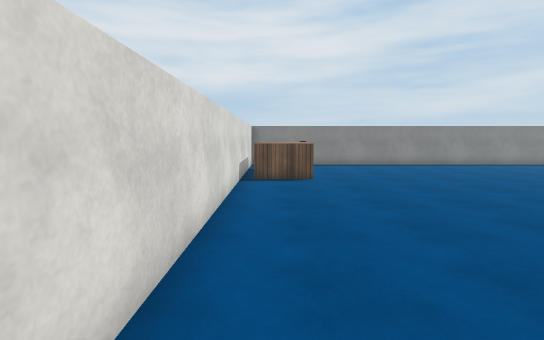
[1] (above)

21 first-person views from a walk through a scene from a Unity 3-D project. The camera is 1.5 m above the floor, tilts 6° down and sees 85° across. The floor is counted in squares, 1 m on a side. Each view is taken from the middle of a square. On the plan, view 1 faces up. The plan holds only what a view shows up to about 15 squares ahead; the rest is blank. The place goes on beyond the plan. Some animated figures are not drawn. Door leaves are left out, so doorways stand open. Some surface patterns are stand-ins.

[2]
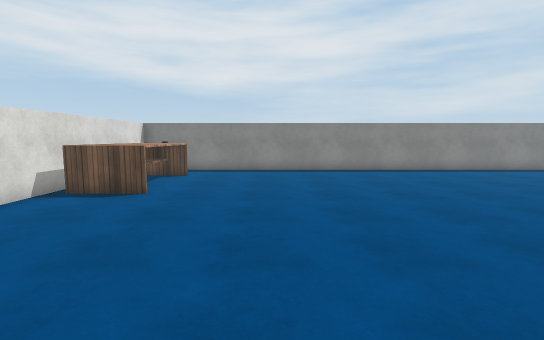

[3]
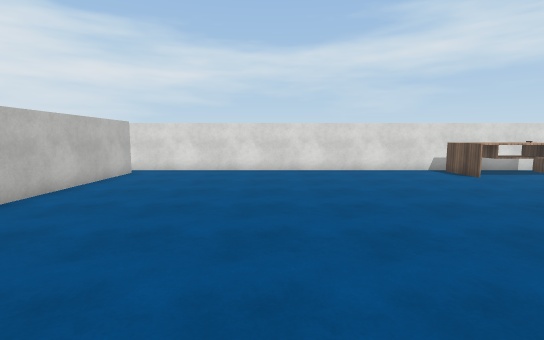

[4]
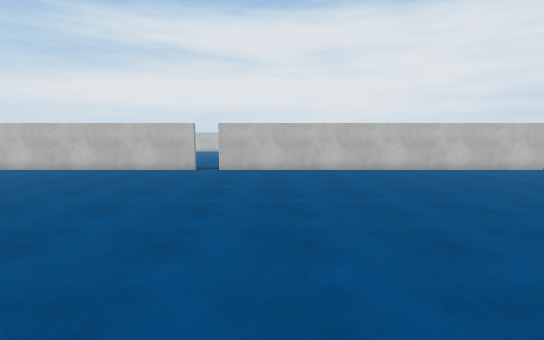

[5]
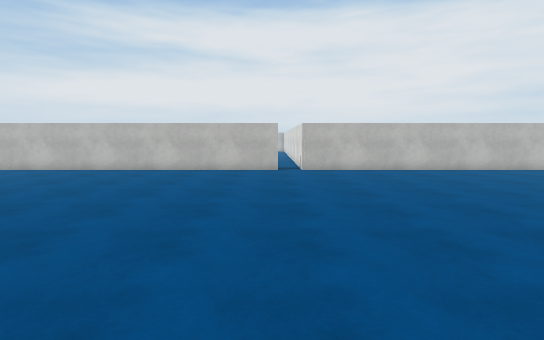

[6]
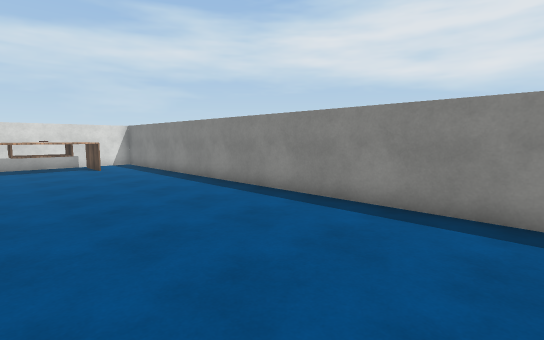

[7]
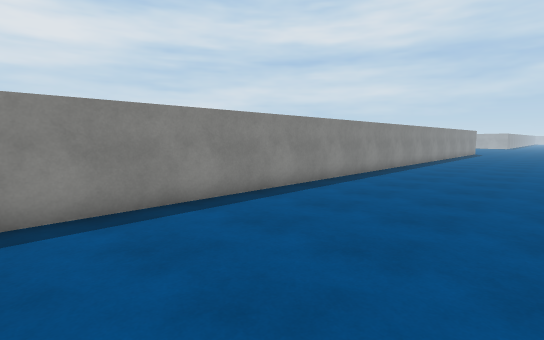

[8]
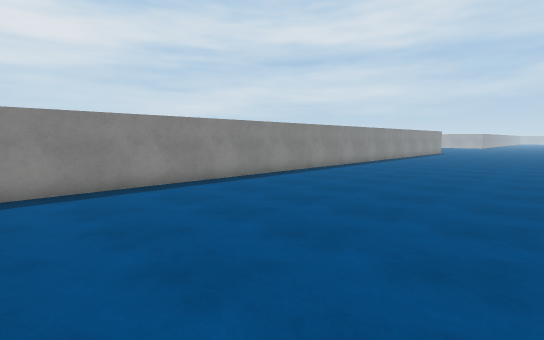

[9]
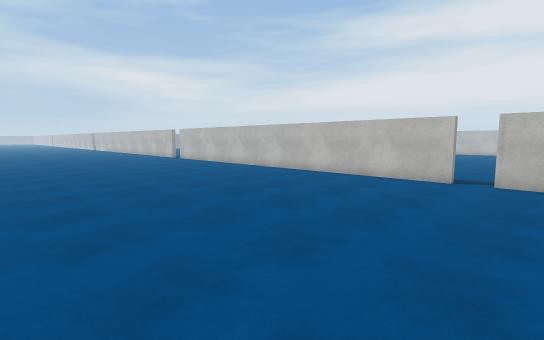

[10]
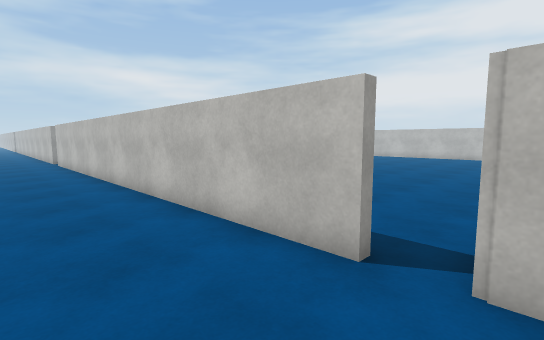

[11]
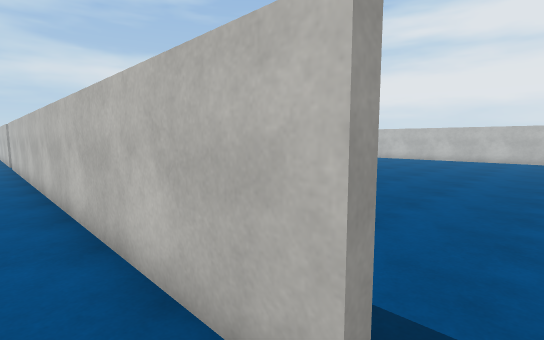

[12]
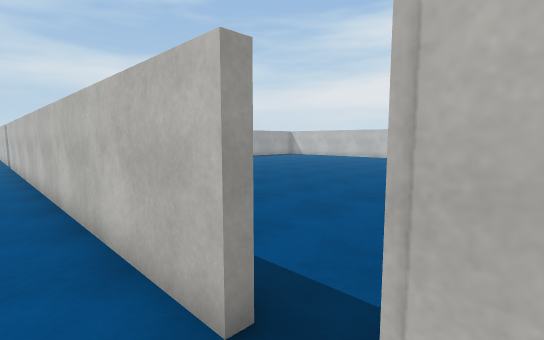

[13]
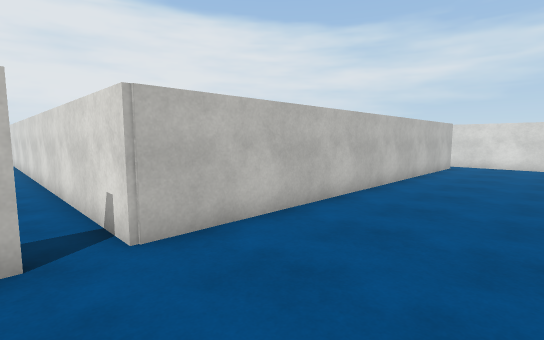

[14]
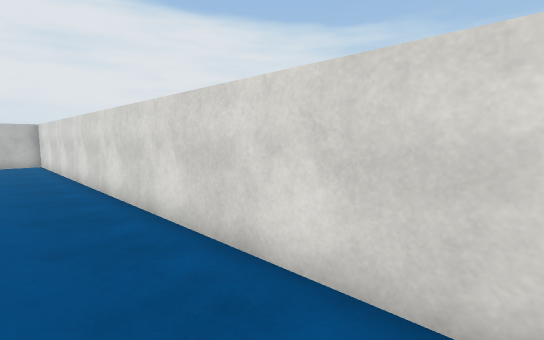

[15]
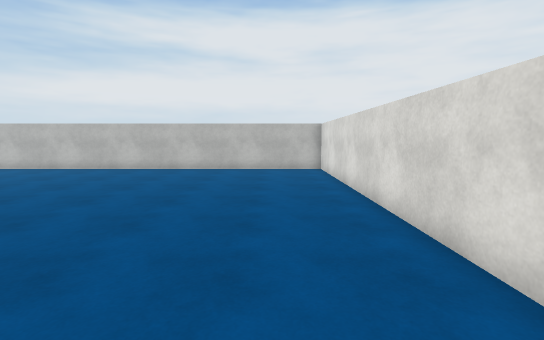

[16]
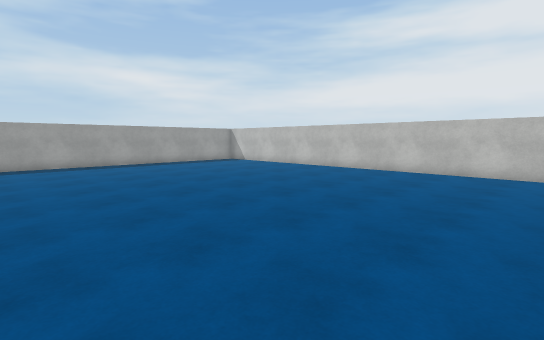

[17]
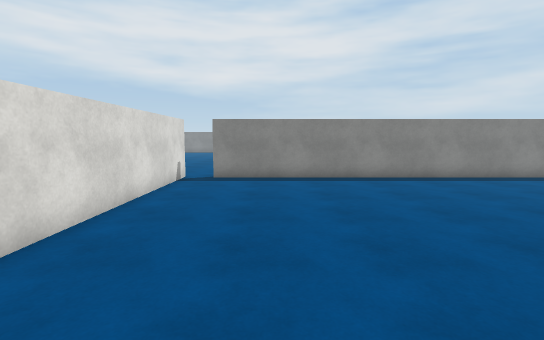

[18]
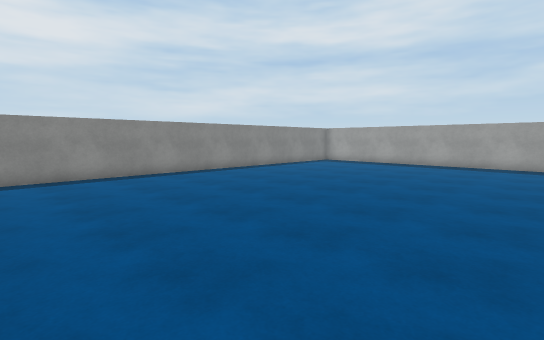

[19]
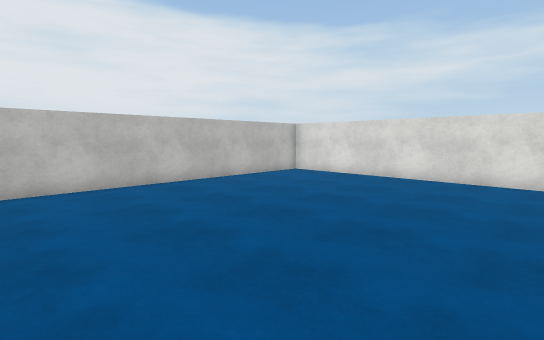

[20]
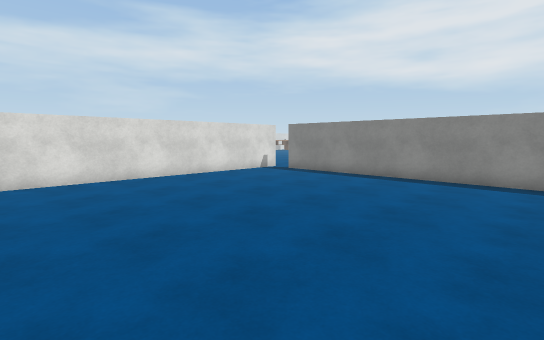

[21]
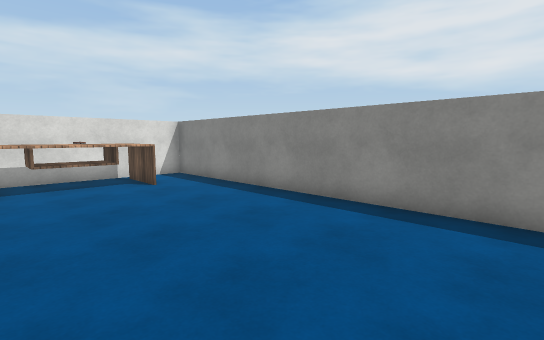

### Floor plan
Points are (right, up) in squares from view 1. A wall is a line through its corners. A room is listed if a view was taken in it or the views show most of it. See-through windows are left out.
Room 1 (views 1, 2, 3, 4, 5, 6, 7, 8, 9, 10, 11, 12, 13, 21)
walls: (16.7, -3.2) (27.5, -3.2); (-0.1, -3.2) (15.6, -3.2); (27.5, 17.4) (-1.2, 17.4) (-1.2, -3.8)
ways out: open door at (16, -3) to room 2; open door at (-0.5, -3)
objects: other object (0, 11) to (1, 15); other object (1, 13)
Room 2 (views 14, 15, 16, 17, 18, 19, 20)
walls: (15.6, -3.2) (15.6, -24.7) (27.5, -24.7); (27.5, -3.5) (16.7, -3.5)
ways out: open door at (16, -3) to room 1

Positions as (right, up) in squares from view 1, and headings:
1: (0, 0), facing up
2: (5, 3), facing up
3: (13, 3), facing left
4: (13, 11), facing down
5: (17, 11), facing down
6: (17, 11), facing up-left
7: (13, 11), facing up-right
8: (13, 8), facing up-right
9: (14, 8), facing down-right
10: (15, 0), facing down-right
11: (16, -2), facing down-right
12: (15, -2), facing down-right
13: (17, 1), facing down-left
14: (18, -5), facing down-left
15: (18, -10), facing down
16: (17, -11), facing down-right
17: (19, -15), facing up
18: (17, -16), facing up-right
19: (27, -15), facing down-left
20: (27, -15), facing up-left
21: (11, 11), facing up-left
